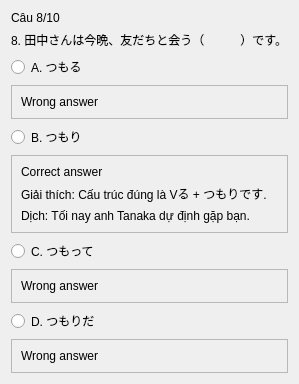
               <widget class="QWidget" name="page_6">
                <layout class="QVBoxLayout" name="verticalLayout_2">
                 <item>
                  <widget class="QLabel" name="label_52">
                   <property name="text">
                    <string>Câu 8/10</string>
                   </property>
                  </widget>
                 </item>
                 <item>
                  <widget class="QLabel" name="label_53">
                   <property name="text">
                    <string>8. 田中さんは今晩、友だちと会う（　　　）です。</string>
                   </property>
                  </widget>
                 </item>
                 <item>
                  <widget class="QRadioButton" name="radioButton_21">
                   <property name="text">
                    <string>A. つもる</string>
                   </property>
                  </widget>
                 </item>
                 <item>
                  <widget class="QFrame" name="frame_29">
                   <property name="frameShape">
                    <enum>QFrame::StyledPanel</enum>
                   </property>
                   <property name="frameShadow">
                    <enum>QFrame::Raised</enum>
                   </property>
                   <layout class="QVBoxLayout" name="verticalLayout_5">
                    <item>
                     <widget class="QLabel" name="label_61">
                      <property name="text">
                       <string>Wrong answer</string>
                      </property>
                     </widget>
                    </item>
                   </layout>
                  </widget>
                 </item>
                 <item>
                  <widget class="QRadioButton" name="radioButton_22">
                   <property name="text">
                    <string>B. つもり</string>
                   </property>
                  </widget>
                 </item>
                 <item>
                  <widget class="QFrame" name="frame_30">
                   <property name="frameShape">
                    <enum>QFrame::StyledPanel</enum>
                   </property>
                   <property name="frameShadow">
                    <enum>QFrame::Raised</enum>
                   </property>
                   <layout class="QVBoxLayout" name="verticalLayout_35">
                    <item>
                     <widget class="QLabel" name="label_58">
                      <property name="text">
                       <string>Correct answer</string>
                      </property>
                     </widget>
                    </item>
                    <item>
                     <widget class="QLabel" name="label_59">
                      <property name="text">
                       <string>Giải thích: Cấu trúc đúng là Vる + つもりです.</string>
                      </property>
                     </widget>
                    </item>
                    <item>
                     <widget class="QLabel" name="label_60">
                      <property name="text">
                       <string>Dịch: Tối nay anh Tanaka dự định gặp bạn.</string>
                      </property>
                     </widget>
                    </item>
                   </layout>
                  </widget>
                 </item>
                 <item>
                  <widget class="QRadioButton" name="radioButton_23">
                   <property name="text">
                    <string>C. つもって</string>
                   </property>
                  </widget>
                 </item>
                 <item>
                  <widget class="QFrame" name="frame_31">
                   <property name="frameShape">
                    <enum>QFrame::StyledPanel</enum>
                   </property>
                   <property name="frameShadow">
                    <enum>QFrame::Raised</enum>
                   </property>
                   <layout class="QVBoxLayout" name="verticalLayout_36">
                    <item>
                     <widget class="QLabel" name="label_62">
                      <property name="text">
                       <string>Wrong answer</string>
                      </property>
                     </widget>
                    </item>
                   </layout>
                  </widget>
                 </item>
                 <item>
                  <widget class="QRadioButton" name="radioButton_24">
                   <property name="text">
                    <string>D. つもりだ</string>
                   </property>
                  </widget>
                 </item>
                 <item>
                  <widget class="QFrame" name="frame_32">
                   <property name="frameShape">
                    <enum>QFrame::StyledPanel</enum>
                   </property>
                   <property name="frameShadow">
                    <enum>QFrame::Raised</enum>
                   </property>
                   <layout class="QVBoxLayout" name="verticalLayout_37">
                    <item>
                     <widget class="QLabel" name="label_63">
                      <property name="text">
                       <string>Wrong answer</string>
                      </property>
                     </widget>
                    </item>
                   </layout>
                  </widget>
                 </item>
                </layout>
               </widget>
